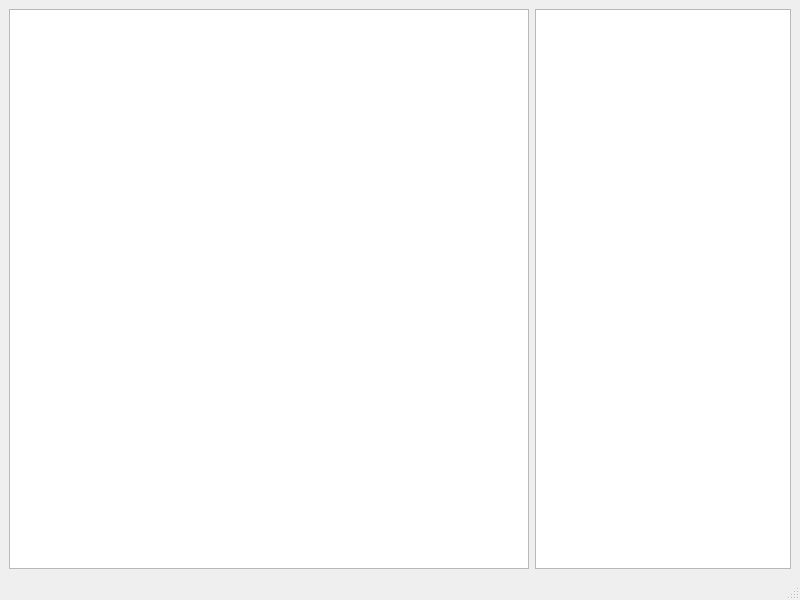
<?xml version="1.0" encoding="UTF-8"?>
<ui version="4.0">
 <class>MapWindow</class>
 <widget class="QMainWindow" name="MapWindow">
  <property name="geometry">
   <rect>
    <x>0</x>
    <y>0</y>
    <width>800</width>
    <height>600</height>
   </rect>
  </property>
  <property name="windowTitle">
   <string>MainWindow</string>
  </property>
  <widget class="QWidget" name="centralwidget">
   <layout class="QGridLayout" name="gridLayout">
    <item row="0" column="0">
     <widget class="QGraphicsView" name="graphicsView">
      <property name="sizePolicy">
       <sizepolicy hsizetype="Expanding" vsizetype="Expanding">
        <horstretch>0</horstretch>
        <verstretch>0</verstretch>
       </sizepolicy>
      </property>
     </widget>
    </item>
    <item row="0" column="1">
     <widget class="QTextBrowser" name="textBrowser">
      <property name="enabled">
       <bool>true</bool>
      </property>
      <property name="sizePolicy">
       <sizepolicy hsizetype="Preferred" vsizetype="Expanding">
        <horstretch>0</horstretch>
        <verstretch>0</verstretch>
       </sizepolicy>
      </property>
     </widget>
    </item>
   </layout>
  </widget>
  <widget class="QMenuBar" name="menubar">
   <property name="geometry">
    <rect>
     <x>0</x>
     <y>0</y>
     <width>800</width>
     <height>25</height>
    </rect>
   </property>
  </widget>
  <widget class="QStatusBar" name="statusbar">
   <property name="layoutDirection">
    <enum>Qt::LeftToRight</enum>
   </property>
  </widget>
 </widget>
 <resources/>
 <connections/>
</ui>
